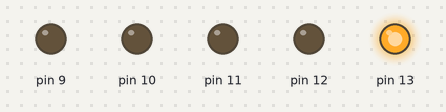
Bench run of a sketch on a simulated Arduino Uno, built with avr-gcc and run on an emulated ATmega328P. On the bench: output pins drawn as LEDs (lit = HIGH).

Above: at 0.2 s.
At 1.2 s:
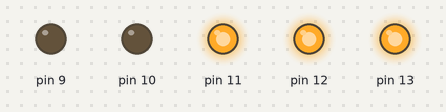
At 2.2 s:
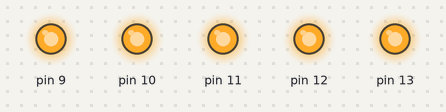
At 2.7 s:
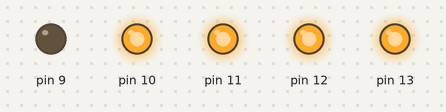
At 4.7 s:
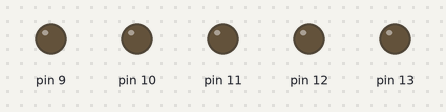
At 5.7 s:
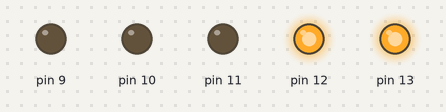
Timing chart, 0 to 6.5 s (numbered marks = the images above):
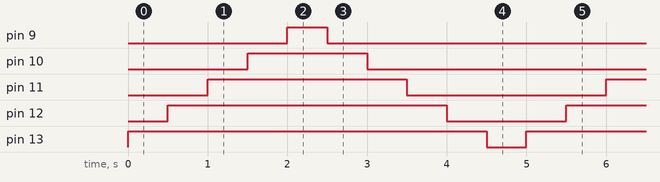

Measured:
- by itself, pin 9: alternates HIGH for 0.50 s and LOW for 4.5 s
- by itself, pin 10: alternates HIGH for 1.5 s and LOW for 3.5 s
- by itself, pin 11: alternates HIGH for 2.5 s and LOW for 2.5 s
- by itself, pin 12: alternates HIGH for 3.5 s and LOW for 1.5 s
- by itself, pin 13: alternates HIGH for 4.5 s and LOW for 0.50 s

The sketch:

Sample.ino
```cpp
void setup() {
  pinMode(9, OUTPUT);
  pinMode(10, OUTPUT);
  pinMode(13, OUTPUT);
  pinMode(11, OUTPUT);
  pinMode(12, OUTPUT);
  Serial.begin(9600);
}

void loop() {
  digitalWrite(13, HIGH);
  //Serial.println("LED ON");
  delay(500);
  digitalWrite(12, HIGH);
  //Serial.println("LED OFF");
  delay(500);
  digitalWrite(11, HIGH);
  //Serial.println("LED ON");
  delay(500);
  digitalWrite(10, HIGH);
  //Serial.println("LED OFF");
  delay(500);
  digitalWrite(9, HIGH);
  //Serial.println("LED ON");
  delay(500);
  digitalWrite(9, LOW);
  //Serial.println("LED ON");
  delay(500);
  digitalWrite(10, LOW);
  //Serial.println("LED OFF");
  delay(500);
  digitalWrite(11, LOW);
  //Serial.println("LED ON");
  delay(500);
  digitalWrite(12, LOW);
  //Serial.println("LED OFF");
  delay(500);
  digitalWrite(13, LOW);
  //Serial.println("LED ON");
  delay(500);
}
```
